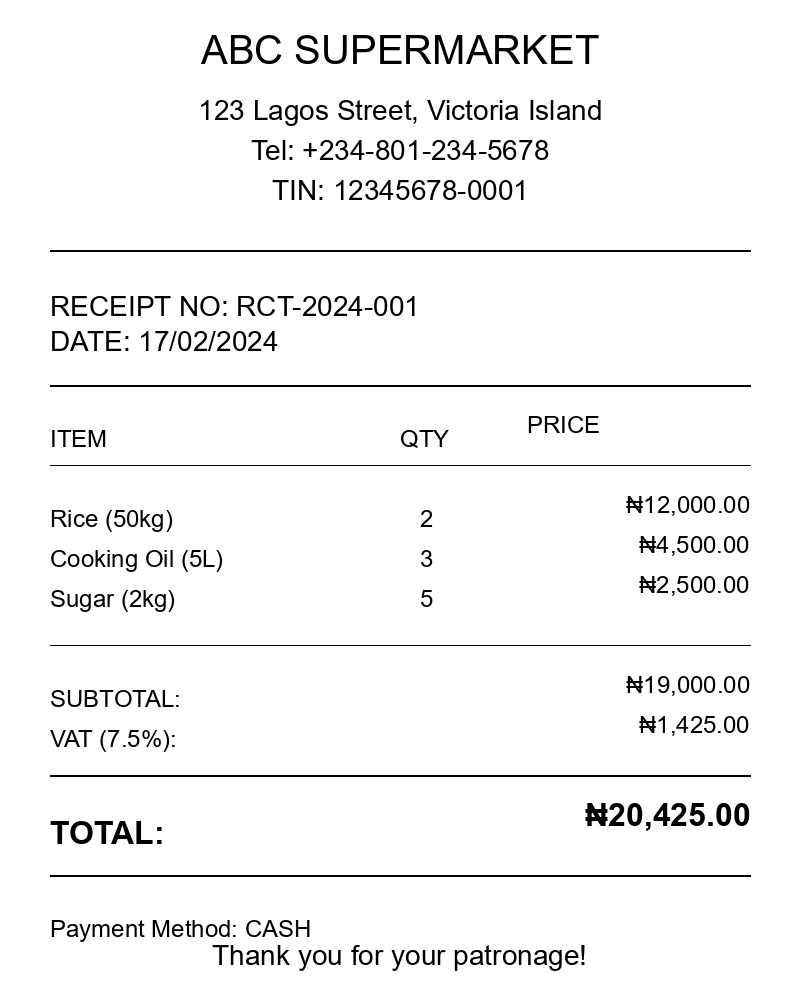
#> input picture test_receipt.jpg, 800 x 1000 px
$ python -i preprocessor.py   (imports and definitions only)
#> lines starting #> are read from the running program, lines starting #| are printed output that depends on the picture; after the words box and inside, x2 and y2 are one past the last pixel; in counts of white or black regions, pixels touching at a corner belong together
"""
Image Preprocessing for OCR
Location: app/services/ocr/preprocessor.py

Enhances image quality before text extraction for better OCR results.

PDF Support:
    Requires pdf2image (pip install pdf2image) and poppler-utils on the system.
    On Render, add to render.yaml buildCommand:
        apt-get install -y poppler-utils && pip install -r requirements.txt

Fixed:
    - Prevents 90-degree rotations that destroy text readability
    - Supports PDF input via pdf2image conversion
    - Normalises PIL image mode to RGB before cv2 conversion (handles RGBA/P/L)
"""
import cv2
import numpy as np
from pathlib import Path
from typing import Optional
import logging

logger = logging.getLogger(__name__)


class ImagePreprocessor:
    """
    Preprocess images for optimal OCR results.

    Techniques applied (in order):
        1. Grayscale conversion
        2. Noise reduction (fastNlMeansDenoising)
        3. Contrast enhancement (CLAHE)
        4. Binarisation (adaptive Gaussian thresholding)
        5. Deskewing (skew angle clamped to ±45°)
        6. Border removal
    """

    def __init__(self, debug_mode: bool = False) -> None:
        """
        Args:
            debug_mode: If True, save intermediate images to output_dir at each stage.
        """
        self.debug_mode = debug_mode

    # ------------------------------------------------------------------
    # Public API
    # ------------------------------------------------------------------

    def preprocess(self, image_path: str, output_dir: Optional[str] = None) -> np.ndarray:
        """
        Run the full preprocessing pipeline.

        Args:
            image_path: Path to an image file or PDF.
            output_dir:  Optional directory for debug images (requires debug_mode=True).

        Returns:
            Preprocessed binary image as a numpy array (H×W, uint8).

        Raises:
            ValueError: If the file cannot be loaded or is empty.
            RuntimeError: If a required dependency (e.g. pdf2image) is missing.
        """
#> called with image_path = '../../../test_receipt.jpg'
        try:
            img = self._load_image(image_path)
#> in _load_image, img is the input picture: shape (1000, 800, 3); min 0, max 255, mean 244.1

            logger.info("Preprocessing image: %s", Path(image_path).name)
            logger.info("Original size: %dx%d", img.shape[1], img.shape[0])

            gray = cv2.cvtColor(img, cv2.COLOR_BGR2GRAY)
            if self.debug_mode and output_dir:
                self._save_debug(gray, output_dir, "01_grayscale.jpg")

            denoised = cv2.fastNlMeansDenoising(gray, h=10)
            if self.debug_mode and output_dir:
                self._save_debug(denoised, output_dir, "02_denoised.jpg")

            contrast_enhanced = self._enhance_contrast(denoised)
            if self.debug_mode and output_dir:
                self._save_debug(contrast_enhanced, output_dir, "03_contrast.jpg")

            binary = cv2.adaptiveThreshold(
                contrast_enhanced,
                255,
                cv2.ADAPTIVE_THRESH_GAUSSIAN_C,
                cv2.THRESH_BINARY,
                11,  # block size — must be odd
                2,   # C constant subtracted from mean
            )
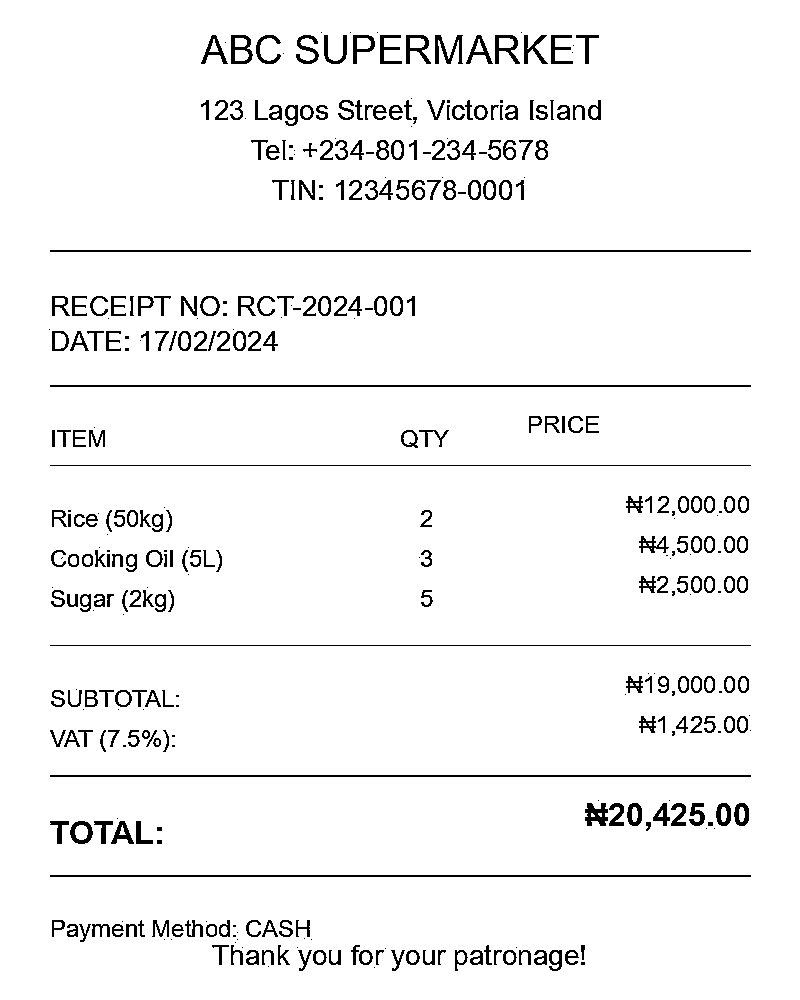
#> binary: shape (1000, 800); 95.5% white; black in thin lines or dots, all inside (x1, y1, x2, y2) = (49, 32, 751, 971)
            if self.debug_mode and output_dir:
                self._save_debug(binary, output_dir, "04_binary.jpg")

            deskewed = self._deskew(binary)
            if self.debug_mode and output_dir:
                self._save_debug(deskewed, output_dir, "05_deskewed.jpg")

            cropped = self._remove_borders(deskewed)
            if self.debug_mode and output_dir:
                self._save_debug(cropped, output_dir, "06_final.jpg")

            logger.info(
                "Preprocessing complete. Final size: %dx%d",
                cropped.shape[1],
                cropped.shape[0],
            )
            return cropped

        except Exception as e:
            logger.error("Preprocessing failed: %s", e)
            raise

    def resize_for_display(self, image: np.ndarray, max_width: int = 800) -> np.ndarray:
        """
        Downscale image to max_width while preserving aspect ratio.

        Args:
            image:     Input image (any number of channels).
            max_width: Target maximum width in pixels.

        Returns:
            Resized image, or the original if already within bounds.
        """
        height, width = image.shape[:2]
        if width <= max_width:
            return image

        ratio = max_width / width
        new_height = int(height * ratio)
        return cv2.resize(image, (max_width, new_height), interpolation=cv2.INTER_AREA)

    # ------------------------------------------------------------------
    # Private helpers
    # ------------------------------------------------------------------

    def _load_image(self, image_path: str) -> np.ndarray:
        """
        Load an image from disk.

        For PDFs, converts page 1 to a raster image via pdf2image at 300 DPI.
        For all other formats, delegates to cv2.imread.

        The PIL image is explicitly converted to RGB before the numpy/cv2
        conversion so that RGBA, palette (P), or greyscale (L) PDFs do not
        produce a shape mismatch in cv2.cvtColor downstream.

        Args:
            image_path: Absolute or relative path to the file.

        Returns:
            BGR image as a numpy array (H×W×3, uint8).

        Raises:
            RuntimeError: If pdf2image is not installed.
            ValueError:   If the PDF has no pages or the image file cannot be read.
        """
        path = Path(image_path)

        if path.suffix.lower() == ".pdf":
            try:
                from pdf2image import convert_from_path
            except ImportError:
                raise RuntimeError(
                    "pdf2image is not installed. "
                    "Add 'pdf2image' to requirements.txt and 'poppler-utils' to your build command."
                )

            pages = convert_from_path(image_path, dpi=300, first_page=1, last_page=1)
            if not pages:
                raise ValueError("PDF has no pages: %s" % image_path)

            # Normalise to RGB regardless of source mode (RGBA, P, L, etc.)
            pil_img = pages[0].convert("RGB")
            img = cv2.cvtColor(np.array(pil_img), cv2.COLOR_RGB2BGR)
            logger.info(
                "Converted PDF page 1 to image (%dx%d)", img.shape[1], img.shape[0]
            )
            return img

        img = cv2.imread(image_path)
        if img is None:
            raise ValueError("Could not load image: %s" % image_path)
        return img

    def _enhance_contrast(self, image: np.ndarray) -> np.ndarray:
        """
        Apply CLAHE (Contrast Limited Adaptive Histogram Equalization).

        Args:
            image: Greyscale image.

        Returns:
            Contrast-enhanced greyscale image.
        """
        clahe = cv2.createCLAHE(clipLimit=2.0, tileGridSize=(8, 8))
        return clahe.apply(image)

    def _deskew(self, image: np.ndarray) -> np.ndarray:
        """
        Correct small rotational skew using the minimum-area-rectangle method.

        Skips correction when:
        - No foreground pixels are found.
        - The detected angle exceeds ±45° (indicates a misdetection, not real skew).
        - The angle is under 0.5° (negligible; rotation would introduce more artefacts
          than it removes).

        Args:
            image: Binary image (output of thresholding).

        Returns:
            Deskewed image, or the original if correction was skipped.
        """
        try:
            coords = np.column_stack(np.where(image > 0))
#> coords = 763952 pairs, first value 0 to 999, second value 0 to 799
            if len(coords) == 0:
                logger.warning("No foreground pixels found; skipping deskew.")
                return image

            angle = cv2.minAreaRect(coords)[-1]
#> angle = -90

            # cv2.minAreaRect returns angles in [-90, 0).
            # Normalise to the range that represents true skew.
            if angle < -45:
                angle = -(90 + angle)
#> angle = 0
            else:
                angle = -angle

            if abs(angle) > 45:
                logger.info(
                    "Skipping deskew: detected angle %.2f° looks like a misdetection.", angle
                )
                return image

            if abs(angle) < 0.5:
                return image

            (h, w) = image.shape[:2]
            M = cv2.getRotationMatrix2D((w // 2, h // 2), angle, 1.0)
            rotated = cv2.warpAffine(
                image,
                M,
                (w, h),
                flags=cv2.INTER_CUBIC,
                borderMode=cv2.BORDER_REPLICATE,
            )
            logger.info("Deskewed by %.2f degrees.", angle)
            return rotated

        except Exception as e:
            logger.error("Deskewing failed: %s", e)
            return image

    def _remove_borders(self, image: np.ndarray) -> np.ndarray:
        """
        Crop away white (empty) borders around document content.

        A 2% margin is preserved on each side to avoid clipping edge characters.

        Args:
            image: Binary image (white text/content on white or black background).

        Returns:
            Cropped image, or the original if no content bounding box is found.
        """
        try:
            coords = cv2.findNonZero(cv2.bitwise_not(image))
#> coords = contour of 36048 points, box (x1, y1, x2, y2) (49, 32, 751, 971), area 59708
            if coords is None:
                return image

            x, y, w, h = cv2.boundingRect(coords)
#> x = 49; y = 32; w = 702; h = 939

            margin_x = int(w * 0.02)
#> margin_x = 14
            margin_y = int(h * 0.02)
#> margin_y = 18

            x = max(0, x - margin_x)
#> x = 35
            y = max(0, y - margin_y)
#> y = 14
            w = min(image.shape[1] - x, w + 2 * margin_x)
#> w = 730
            h = min(image.shape[0] - y, h + 2 * margin_y)
#> h = 975

            return image[y : y + h, x : x + w]
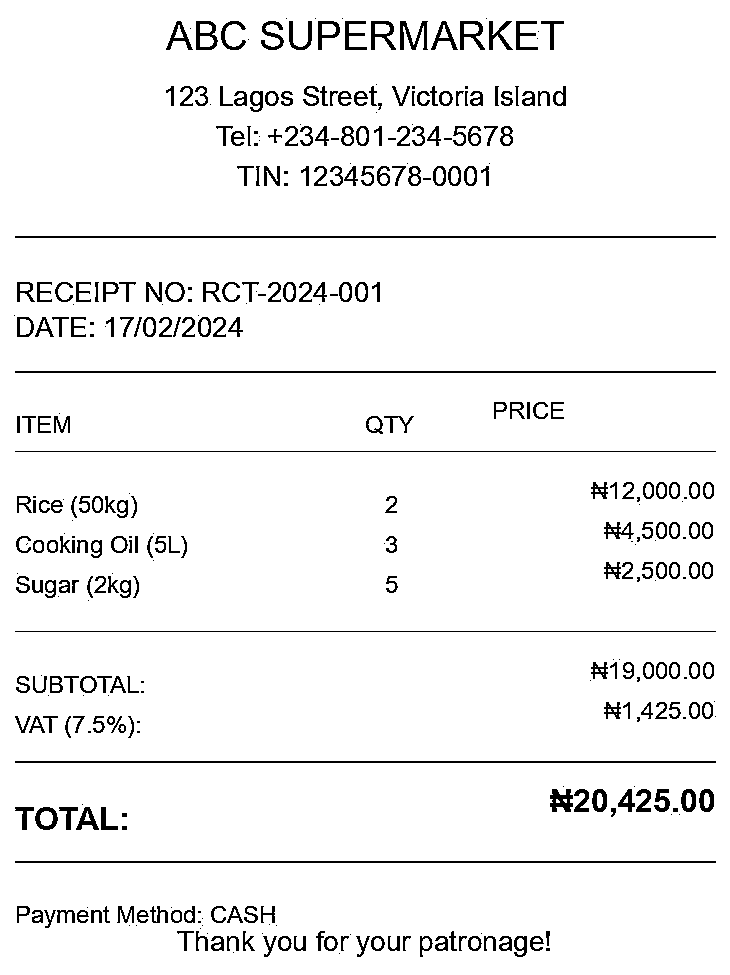
#> returned value: shape (975, 730); 94.9% white; black in thin lines or dots

        except Exception as e:
            logger.error("Border removal failed: %s", e)
            return image

    def _save_debug(self, image: np.ndarray, output_dir: str, filename: str) -> None:
        """
        Write an intermediate image to disk for pipeline inspection.

        Failures are logged but do not interrupt the main pipeline.
        """
        try:
            out = Path(output_dir)
            out.mkdir(parents=True, exist_ok=True)
            cv2.imwrite(str(out / filename), image)
        except Exception as e:
            logger.error("Failed to save debug image %s: %s", filename, e)

>>> result = ImagePreprocessor().preprocess('../../../test_receipt.jpg')
